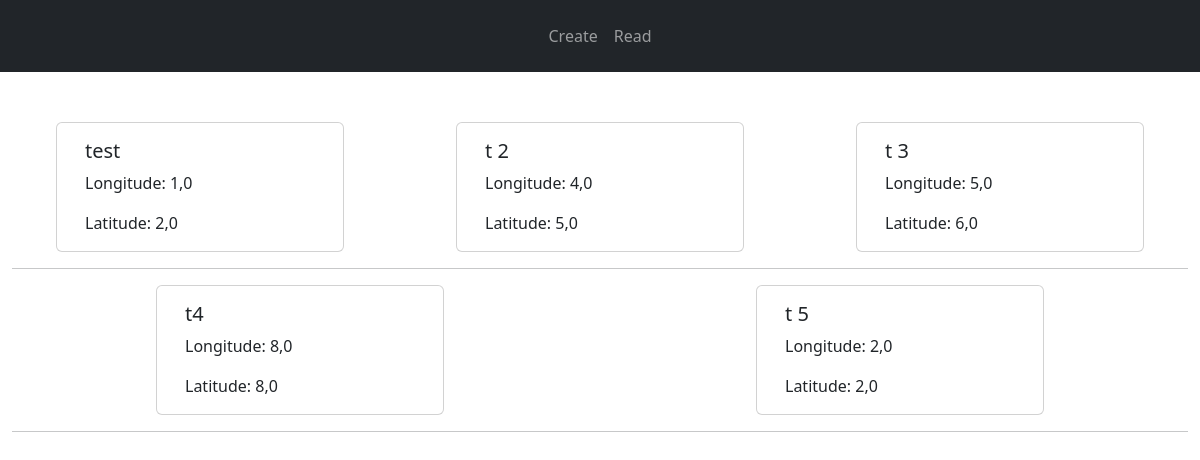
/read/, run on an earlier commit of the app's database.
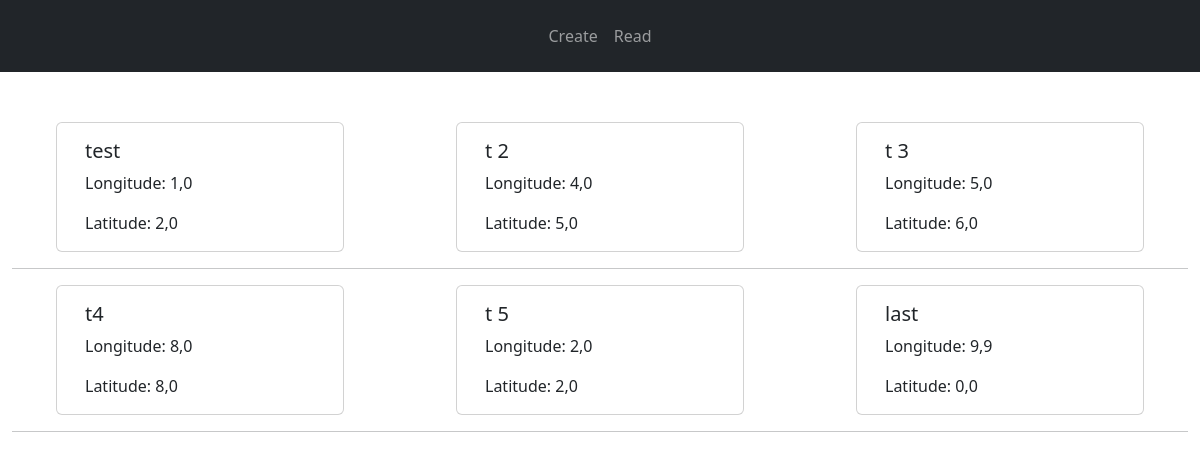
And on a later commit of the database.
### appitself/models.py (models this page shows, shortened)
class Point(models.Model):
    name = models.CharField(max_length=100, blank=False)
    longitude = models.FloatField(default=0)
    latitude = models.FloatField(default=0)

### appitself/views.py (the view)
# urls.py: path('read/', views.read, name='read'),
def read(request):
    points = Point.objects.all()
    content = {'points': points}
    return render(request, 'appitself/read.html', content)

### appitself/templates/appitself/read.html (shortened to what this page needs)
{% extends 'appitself/base.html' %}
{% block body %}
    {% for point in points %}
        {% if forloop.counter0|divisibleby:3 %} <div class="row"> {% endif %}
            <div class="card" style="width: 18rem; margin: auto;">
                <div class="card-body">
                <h5 class="card-title">{{ point.name }}</h5>
                <div class="row">
                    <p>
                        Longitude: {{ point.longitude }}
                    </p>
                </div>
                <p class="card-text">
                    Latitude: {{ point.latitude }}
                </p>
                </div>
            </div>
        {% if forloop.counter|divisibleby:3 or forloop.last %} </div> <hr> {% endif %}
    {% endfor %}
{% endblock body %}

What changed in the data, as far as the page shows it:
added Point: name "last", longitude "9,9", latitude "0,0"
